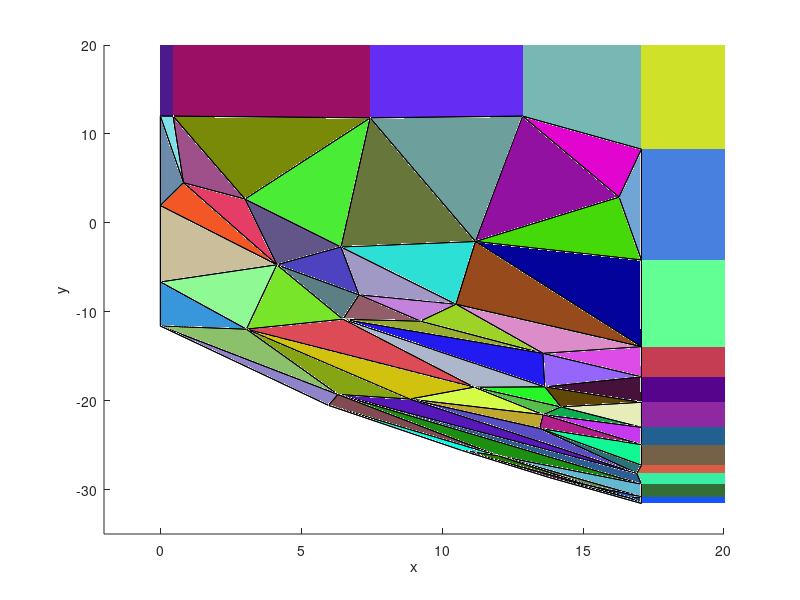

The MATLAB script that drew this image:


a = [11.1303	-25.8272	86.4345]

figure();
%axis([-400 200 -150 200 -150 200])
%axis([-800 1000 -800 1000 -800 1000])
axis([-2 20 -35 20 55 100])
hold on;
xlabel('x')
ylabel('y')
zlabel('z')

scatter3([a(1)], [a(2)], [a(3)], [10])

patch([-0 -0 -0 ], [1e+20 -31.5624 12 ], [55.2205 1e+20 90.64 ], [0.346643 0.573951 0.913257 ]);
%1	-0	-0	
patch([1e+20 -0 17.07 ], [-31.5624 -31.5624 -31.5624 ], [55.2205 1e+20 90.64 ], [0.0450573 0.494375 0.826412 ]);
%-0	1	-0	
patch([1e+20 -0 17.07 ], [-31.5624 1e+20 8.2797 ], [55.2205 55.2205 55.2205 ], [0.813484 0.882393 0.156682 ]);
%-0	-0	1	
patch([-0 -0 -0 ], [1e+20 12 -11.6041 ], [55.2205 90.64 86.6991 ], [0.0678748 0.322019 0.15039 ]);
%1	-0	0	
patch([-0 -0 -0 ], [-31.5624 12 -11.6041 ], [1e+20 90.64 86.6991 ], [0.789286 0.568404 0.576669 ]);
%1	0	-0	
patch([-0 -0 5.95791 ], [-31.5624 -11.6041 -20.5187 ], [1e+20 86.6991 90.64 ], [0.13142 0.254204 0.246777 ]);
%0.83141	0.555659	1.109e-19	
patch([1e+20 17.07 17.07 ], [-31.5624 -29.3922 -30.8026 ], [55.2205 69.1199 78.0656 ], [0.204576 0.433012 0.217337 ]);
%4.30827e-20	0.987799	0.155734	
patch([1e+20 17.07 17.07 ], [-31.5624 -31.5624 -30.8026 ], [55.2205 90.64 78.0656 ], [0.0811446 0.330886 0.998684 ]);
%2.13622e-20	0.99818	0.0603119	
patch([-0 5.95791 10.6902 ], [-31.5624 -20.5187 -25.5909 ], [1e+20 90.64 89.2268 ], [0.170487 0.481663 0.631031 ]);
%0.731183	0.682182	1.18901e-19	
patch([-0 10.6902 13.7925 ], [-31.5624 -25.5909 -28.6352 ], [1e+20 89.2268 90.64 ], [0.27211 0.0757552 0.483356 ]);
%0.700405	0.713746	1.17496e-19	
patch([-0 17.07 13.7925 ], [-31.5624 -31.5624 -28.6352 ], [1e+20 90.64 90.64 ], [0.301979 0.422398 0.0573069 ]);
%0.666118	0.745846	1.13706e-19	
patch([17.07 13.7925 16.6773 ], [-31.5624 -28.6352 -30.942 ], [90.64 90.64 84.2448 ], [0.215236 0.467455 0.551681 ]);
%0.665789	0.745478	0.0314278	
patch([17.07 17.07 16.6773 ], [-31.5624 -30.8026 -30.942 ], [90.64 78.0656 84.2448 ], [0.0416483 0.28094 0.434074 ]);
%0.511072	0.857973	0.0518403	
patch([17.07 16.6773 15.3634 ], [-30.8026 -30.942 -29.6595 ], [78.0656 84.2448 83.1793 ], [0.19833 0.348814 0.756094 ]);
%0.672213	0.737973	0.0593733	
patch([10.6902 13.7925 15.3634 ], [-25.5909 -28.6352 -29.6595 ], [89.2268 90.64 83.1793 ], [0.34872 0.1381 0.324497 ]);
%0.688974	0.72334	0.0457614	
patch([13.7925 16.6773 15.3634 ], [-28.6352 -30.942 -29.6595 ], [90.64 84.2448 83.1793 ], [0.925389 0.269521 0.578701 ]);
%0.679947	0.732019	0.0426691	
patch([10.6902 15.3634 11.9982 ], [-25.5909 -29.6595 -26.2037 ], [89.2268 83.1793 81.6172 ], [0.172166 0.474096 0.0117127 ]);
%0.700575	0.710776	0.063178	
patch([17.07 15.3634 11.9982 ], [-30.8026 -29.6595 -26.2037 ], [78.0656 83.1793 81.6172 ], [0.389503 0.555241 0.342598 ]);
%0.697673	0.712632	0.0735351	
patch([17.07 17.07 11.9982 ], [-29.3922 -30.8026 -26.2037 ], [69.1199 78.0656 81.6172 ], [0.388188 0.725727 0.824261 ]);
%0.708777	0.696825	0.10986	
patch([5.95791 10.6902 11.9982 ], [-20.5187 -25.5909 -26.2037 ], [90.64 89.2268 81.6172 ], [0.0192185 0.997837 0.900017 ]);
%0.739309	0.669379	0.0731698	
patch([5.95791 11.9982 6.30129 ], [-20.5187 -26.2037 -19.3067 ], [90.64 81.6172 79.1937 ], [0.502575 0.299816 0.322415 ]);
%0.751687	0.653114	0.0917035	
patch([-0 5.95791 6.30129 ], [-11.6041 -20.5187 -19.3067 ], [86.6991 90.64 79.1937 ], [0.559882 0.515052 0.78987 ]);
%0.810443	0.579519	0.0856737	
patch([17.07 11.9982 6.30129 ], [-29.3922 -26.2037 -19.3067 ], [69.1199 81.6172 79.1937 ], [0.111563 0.5567 0.0708096 ]);
%0.740799	0.658503	0.132632	
patch([-0 6.30129 3.05597 ], [-11.6041 -19.3067 -11.9596 ], [86.6991 79.1937 77.2109 ], [0.545637 0.755031 0.419624 ]);
%0.855803	0.447879	0.258854	
patch([-0 0.44912 -0 ], [1e+20 12 12 ], [55.2205 77.2002 77.9238 ], [0.301731 0.103751 0.557724 ]);
%0.849654	1.19724e-19	0.52734	
patch([-0 -0 -0 ], [1e+20 -11.6041 12 ], [55.2205 86.6991 77.9238 ], [0.626229 0.0291397 0.827245 ]);
%1	-0	-0	
patch([-0 -0 -0 ], [-11.6041 12 -6.64555 ], [86.6991 77.9238 80.9923 ], [0.20493 0.201306 0.301341 ]);
%1	-0	-0	
patch([-0 3.05597 -0 ], [-11.6041 -11.9596 -6.64555 ], [86.6991 77.2109 80.9923 ], [0.216642 0.590809 0.856582 ]);
%0.904758	0.321516	0.279356	
patch([3.05597 -0 4.13253 ], [-11.9596 -6.64555 -4.71534 ], [77.2109 80.9923 73.0765 ], [0.559241 0.978997 0.58231 ]);
%0.861108	0.149384	0.48598	
patch([1e+20 17.07 17.07 ], [-31.5624 -13.9351 -4.17846 ], [55.2205 56.8751 55.654 ], [0.383502 0.998216 0.580147 ]);
%3.83089e-20	0.124186	0.992259	
patch([1e+20 17.07 17.07 ], [-31.5624 8.2797 -4.17846 ], [55.2205 55.2205 55.654 ], [0.283519 0.50079 0.879963 ]);
%1.38565e-20	0.0347786	0.999395	
patch([-0 0.44912 7.44165 ], [1e+20 12 11.8015 ], [55.2205 77.2002 67.2362 ], [0.605934 0.0606717 0.395015 ]);
%0.818546	1.29937e-19	0.574441	
patch([-0 7.44165 12.8512 ], [1e+20 11.8015 12 ], [55.2205 67.2362 60.2673 ], [0.395804 0.172235 0.951715 ]);
%0.789941	1.32463e-19	0.613183	
patch([-0 17.07 12.8512 ], [1e+20 8.2797 12 ], [55.2205 55.2205 60.2673 ], [0.466613 0.717872 0.706746 ]);
%0.767239	1.30968e-19	0.641362	
patch([17.07 12.8512 16.2754 ], [8.2797 12 2.89072 ], [55.2205 60.2673 56.2728 ], [0.886238 0.0196033 0.810497 ]);
%0.771039	0.0106353	0.636699	
patch([17.07 17.07 16.2754 ], [8.2797 -4.17846 2.89072 ], [55.2205 55.654 56.2728 ], [0.443962 0.645832 0.839636 ]);
%0.736135	0.0235394	0.676425	
patch([17.07 16.2754 11.1792 ], [-4.17846 2.89072 -2.09899 ], [55.654 56.2728 62.9466 ], [0.271207 0.850762 0.0409423 ]);
%0.782112	0.0334505	0.622239	
patch([12.8512 16.2754 11.1792 ], [12 2.89072 -2.09899 ], [60.2673 56.2728 62.9466 ], [0.572548 0.067404 0.631752 ]);
%0.785701	0.0242893	0.61813	
patch([7.44165 12.8512 11.1792 ], [11.8015 12 -2.09899 ], [67.2362 60.2673 62.9466 ], [0.429131 0.626645 0.610749 ]);
%0.789416	0.0229554	0.613429	
patch([17.07 17.07 11.1792 ], [-13.9351 -4.17846 -2.09899 ], [56.8751 55.654 62.9466 ], [0.0114404 0.0101474 0.608964 ]);
%0.786196	0.0767442	0.613193	
patch([17.07 11.1792 10.4875 ], [-13.9351 -2.09899 -9.1512 ], [56.8751 62.9466 64.7521 ], [0.591587 0.293666 0.109755 ]);
%0.788037	0.0790232	0.610536	
patch([3.05597 4.13253 6.47682 ], [-11.9596 -4.71534 -10.8441 ], [77.2109 73.0765 70.9312 ], [0.47155 0.8996 0.170426 ]);
%0.85581	0.154555	0.493662	
patch([3.05597 6.47682 11.1364 ], [-11.9596 -10.8441 -18.486 ], [77.2109 70.9312 66.8698 ], [0.866565 0.295404 0.342661 ]);
%0.832843	0.243681	0.496983	
patch([3.05597 11.1364 8.84988 ], [-11.9596 -18.486 -19.8255 ], [77.2109 66.8698 72.184 ], [0.81828 0.762017 0.0605329 ]);
%0.833488	0.331372	0.442144	
patch([6.30129 3.05597 8.84988 ], [-19.3067 -11.9596 -19.8255 ], [79.1937 77.2109 72.184 ], [0.525025 0.648255 0.0801361 ]);
%0.849608	0.449667	0.27562	
patch([6.30129 8.84988 16.9075 ], [-19.3067 -19.8255 -28.1826 ], [79.1937 72.184 66.0238 ], [0.335522 0.0922169 0.725968 ]);
%0.781412	0.575381	0.241521	
patch([17.07 6.30129 16.9075 ], [-29.3922 -19.3067 -28.1826 ], [69.1199 79.1937 66.0238 ], [0.175158 0.363424 0.576729 ]);
%0.762933	0.614722	0.200125	
patch([1e+20 17.07 16.9075 ], [-31.5624 -29.3922 -28.1826 ], [55.2205 69.1199 66.0238 ], [0.216101 0.935972 0.644134 ]);
%7.07958e-20	0.931431	0.363919	
patch([1e+20 16.9075 17.07 ], [-31.5624 -28.1826 -27.2677 ], [55.2205 66.0238 64.2716 ], [0.847852 0.365103 0.270779 ]);
%7.99595e-20	0.886457	0.462811	
patch([1e+20 17.07 17.07 ], [-31.5624 -24.949 -27.2677 ], [55.2205 61.649 64.2716 ], [0.458601 0.376543 0.280926 ]);
%9.21264e-20	0.74917	0.662378	
patch([17.07 17.07 13.457 ], [-24.949 -27.2677 -23.123 ], [61.649 64.2716 66.4109 ], [0.0675653 0.96813 0.574592 ]);
%0.781263	0.467633	0.413457	
patch([16.9075 17.07 13.457 ], [-28.1826 -27.2677 -23.123 ], [66.0238 64.2716 66.4109 ], [0.17732 0.43968 0.474192 ]);
%0.788746	0.511863	0.340404	
patch([8.84988 16.9075 13.457 ], [-19.8255 -28.1826 -23.123 ], [72.184 66.0238 66.4109 ], [0.347746 0.306245 0.769596 ]);
%0.78957	0.512664	0.337275	
patch([17.07 13.457 13.5835 ], [-24.949 -23.123 -21.5733 ], [61.649 66.4109 64.8299 ], [0.690407 0.124524 0.531614 ]);
%0.798034	0.397182	0.453197	
patch([8.84988 13.457 13.5835 ], [-19.8255 -23.123 -21.5733 ], [72.184 66.4109 64.8299 ], [0.75094 0.64955 0.179869 ]);
%0.816768	0.378001	0.435896	
patch([11.1364 8.84988 13.5835 ], [-18.486 -19.8255 -21.5733 ], [66.8698 72.184 64.8299 ], [0.831076 0.985072 0.272086 ]);
%0.821545	0.358016	0.443721	
patch([1e+20 17.07 17.07 ], [-31.5624 -20.1812 -22.9993 ], [55.2205 58.7889 60.2291 ], [0.557044 0.16023 0.63551 ]);
%8.35677e-20	0.455072	0.890455	
patch([1e+20 17.07 17.07 ], [-31.5624 -24.949 -22.9993 ], [55.2205 61.649 60.2291 ], [0.133773 0.376331 0.571482 ]);
%9.08976e-20	0.58869	0.808359	
patch([17.07 13.5835 17.07 ], [-24.949 -21.5733 -22.9993 ], [61.649 64.8299 60.2291 ], [0.777907 0.224183 0.936585 ]);
%0.794312	0.357635	0.491086	
patch([13.5835 17.07 14.2097 ], [-21.5733 -22.9993 -20.702 ], [64.8299 60.2291 63.2469 ], [0.0486854 0.682784 0.313128 ]);
%0.797889	0.335929	0.500524	
patch([11.1364 13.5835 14.2097 ], [-18.486 -21.5733 -20.702 ], [66.8698 64.8299 63.2469 ], [0.329611 0.750349 0.281259 ]);
%0.810069	0.315599	0.494151	
patch([17.07 17.07 14.2097 ], [-20.1812 -22.9993 -20.702 ], [58.7889 60.2291 63.2469 ], [0.904204 0.927669 0.720939 ]);
%0.793748	0.276796	0.541616	
patch([17.07 14.2097 13.637 ], [-20.1812 -20.702 -18.4444 ], [58.7889 63.2469 62.9618 ], [0.378396 0.275415 0.0271838 ]);
%0.79566	0.270312	0.542085	
patch([11.1364 14.2097 13.637 ], [-18.486 -20.702 -18.4444 ], [66.8698 63.2469 62.9618 ], [0.147992 0.965822 0.151708 ]);
%0.809458	0.271128	0.520834	
patch([6.47682 11.1364 13.637 ], [-10.8441 -18.486 -18.4444 ], [70.9312 66.8698 62.9618 ], [0.679606 0.716762 0.801258 ]);
%0.820611	0.220043	0.527426	
patch([17.07 10.4875 13.5771 ], [-13.9351 -9.1512 -14.681 ], [56.8751 64.7521 61.7217 ], [0.859475 0.547838 0.78633 ]);
%0.796503	0.12029	0.592548	
patch([6.47682 13.637 13.5771 ], [-10.8441 -18.4444 -14.681 ], [70.9312 62.9618 61.7217 ], [0.131561 0.104882 0.94656 ]);
%0.81432	0.193292	0.547286	
patch([1e+20 17.07 17.07 ], [-31.5624 -13.9351 -17.3172 ], [55.2205 56.8751 57.7048 ], [0.767071 0.238655 0.322891 ]);
%5.80681e-20	0.238258	0.971202	
patch([1e+20 17.07 17.07 ], [-31.5624 -20.1812 -17.3172 ], [55.2205 58.7889 57.7048 ], [0.338552 0.0165623 0.547074 ]);
%7.36638e-20	0.35401	0.935242	
patch([17.07 13.637 17.07 ], [-20.1812 -18.4444 -17.3172 ], [58.7889 62.9618 57.7048 ], [0.275137 0.0652476 0.229858 ]);
%0.796184	0.214195	0.565872	
patch([13.637 13.5771 17.07 ], [-18.4444 -14.681 -17.3172 ], [62.9618 61.7217 57.7048 ], [0.588266 0.394859 0.980207 ]);
%0.80044	0.19904	0.565402	
patch([17.07 13.5771 17.07 ], [-13.9351 -14.681 -17.3172 ], [56.8751 61.7217 57.7048 ], [0.869524 0.299062 0.907877 ]);
%0.791877	0.145499	0.593094	
patch([6.47682 13.5771 9.22442 ], [-10.8441 -14.681 -11.0579 ], [70.9312 61.7217 66.9229 ], [0.590463 0.677458 0.183292 ]);
%0.814272	0.191635	0.547939	
patch([10.4875 13.5771 9.22442 ], [-9.1512 -14.681 -11.0579 ], [64.7521 61.7217 66.9229 ], [0.617647 0.825451 0.149115 ]);
%0.80309	0.130026	0.581497	
patch([10.4875 9.22442 7.04889 ], [-9.1512 -11.0579 -8.0973 ], [64.7521 66.9229 69.3673 ], [0.769355 0.505057 0.865877 ]);
%0.809024	0.119313	0.575539	
patch([6.47682 9.22442 7.04889 ], [-10.8441 -11.0579 -8.0973 ], [70.9312 66.9229 69.3673 ], [0.570613 0.364532 0.413715 ]);
%0.819713	0.144814	0.554166	
patch([4.13253 6.47682 7.04889 ], [-4.71534 -10.8441 -8.0973 ], [73.0765 70.9312 69.3673 ], [0.356943 0.496093 0.518597 ]);
%0.833997	0.131431	0.535887	
patch([4.13253 7.04889 6.40906 ], [-4.71534 -8.0973 -2.71387 ], [73.0765 69.3673 69.47 ], [0.303503 0.263164 0.757252 ]);
%0.820028	0.0866597	0.565725	
patch([10.4875 7.04889 6.40906 ], [-9.1512 -8.0973 -2.71387 ], [64.7521 69.3673 69.47 ], [0.626394 0.601716 0.773815 ]);
%0.808188	0.0849271	0.582769	
patch([11.1792 10.4875 6.40906 ], [-2.09899 -9.1512 -2.71387 ], [62.9466 64.7521 69.47 ], [0.173468 0.876853 0.839062 ]);
%0.801747	0.0732302	0.593161	
patch([7.44165 11.1792 6.40906 ], [11.8015 -2.09899 -2.71387 ], [67.2362 62.9466 69.47 ], [0.403326 0.465119 0.233921 ]);
%0.805232	0.0338226	0.591995	
patch([4.13253 6.40906 3.00031 ], [-4.71534 -2.71387 2.67277 ], [73.0765 69.47 73.9782 ], [0.383533 0.334643 0.532984 ]);
%0.828989	0.0591698	0.556126	
patch([7.44165 6.40906 3.00031 ], [11.8015 -2.71387 2.67277 ], [67.2362 69.47 73.9782 ], [0.29141 0.925107 0.210442 ]);
%0.814801	0.0311274	0.578905	
patch([0.44912 7.44165 3.00031 ], [12 11.8015 2.67277 ], [77.2002 67.2362 73.9782 ], [0.474702 0.542754 0.0358929 ]);
%0.818517	0.0256309	0.57391	
patch([0.44912 3.00031 0.81999 ], [12 2.67277 4.51146 ], [77.2002 73.9782 77.208 ], [0.623817 0.312109 0.54095 ]);
%0.839046	0.0421218	0.542427	
patch([0.44912 -0 0.81999 ], [12 12 4.51146 ], [77.2002 77.9238 77.208 ], [0.489694 0.882722 0.905482 ]);
%0.848883	0.0425926	0.526862	
patch([4.13253 3.00031 0.81999 ], [-4.71534 2.67277 4.51146 ], [73.0765 73.9782 77.208 ], [0.903409 0.239665 0.401575 ]);
%0.843693	0.0642497	0.532967	
patch([-0 0.81999 -0 ], [12 4.51146 1.93666 ], [77.9238 77.208 78.8891 ], [0.422006 0.543168 0.664739 ]);
%0.867126	0.047558	0.495813	
patch([-0 -0 -0 ], [12 -6.64555 1.93666 ], [77.9238 80.9923 78.8891 ], [0.179258 0.169562 0.266455 ]);
%1	-0	-0	
patch([4.13253 0.81999 -0 ], [-4.71534 4.51146 1.93666 ], [73.0765 77.208 78.8891 ], [0.953072 0.34303 0.143308 ]);
%0.849466	0.070845	0.522866	
patch([-0 4.13253 -0 ], [-6.64555 -4.71534 1.93666 ], [80.9923 73.0765 78.8891 ], [0.792135 0.746355 0.608427 ]);
%0.868151	0.11813	0.482036